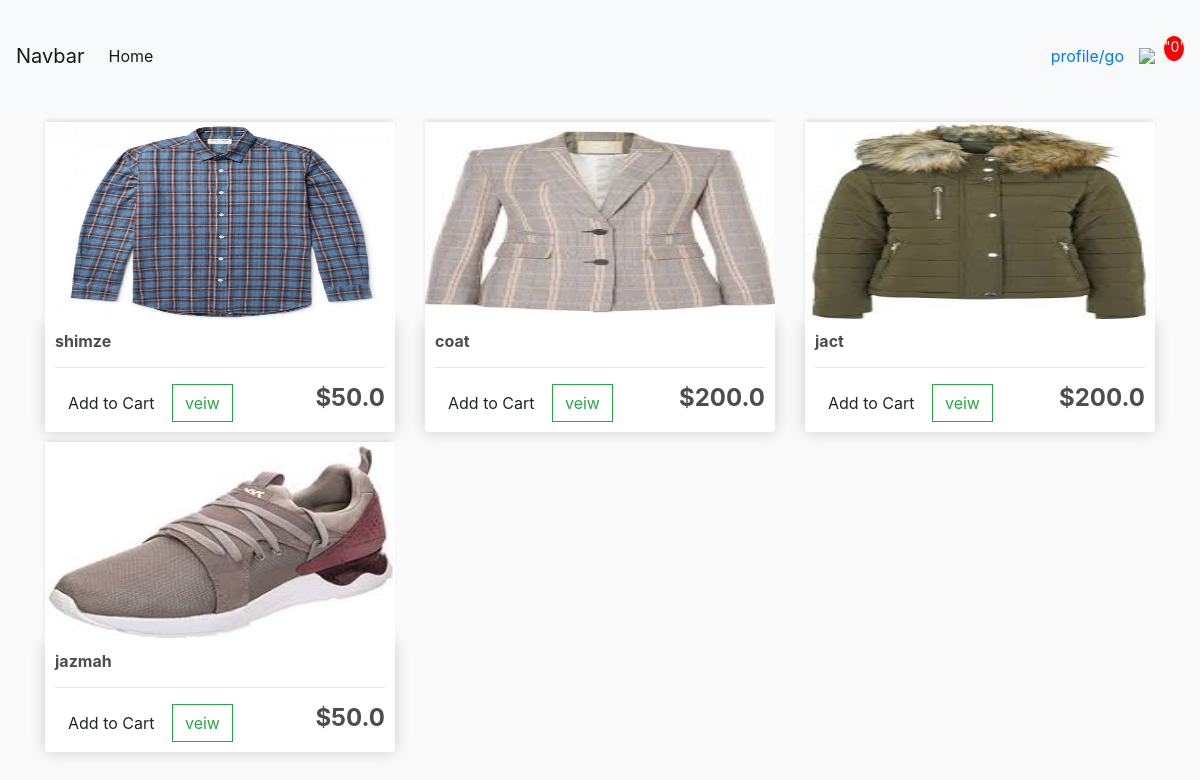
The page / (signed in) on the database its author committed.
### store/models.py (models this page shows, shortened)
class Product(models.Model):
	 name=models.CharField(max_length=200)
	 price =models.FloatField()
	 digital =models.BooleanField(default=False,blank=False)
	 image=models.ImageField(null=True,blank=True)

### store/views.py (the view)
# urls.py: path('', include('store.urls')),
@login_required
def store(request):
		 data=cartData(request)
		 cartItems=data['cartItems']
		 order=data['order']
		 items=data['items']
		 products=Product.objects.all()
		 context = {'products':products,'cartItems':cartItems}
		 return render(request, 'store/store.html', context)

### store/models.py (called while the page is built)
	 @property
	 def get_cart_item(self):
	 	orderitems=self.orderitem_set.all()
	 	total=sum([item.quantity for item in orderitems])
	 	return total

### store/utils.py (called while the page is built)
def cartData(request):
	if request.user.is_authenticated:
		ss=request.user
		customer,created=Customer.objects.get_or_create(user=ss)
		order,created=Order.objects.get_or_create(customer=customer,complete=False)
		items=order.orderitem_set.all()
		cartItems=order.get_cart_item
	else:
		 cookieData=cookieCart(request)
		 cartItems=cookieData['cartItems']
		 order=cookieData['order']
		 items=cookieData['items']
	return{'items':items,'order':order,'cartItems':cartItems}

### store/templates/store/store.html
{% extends 'store/main.html' %}
{% load static %}
{% block content %}
<div class="row">
   {% for  product in products %}
		 <div class="col-lg-4">
			<img class="thumbnail" src="{{product.image.url}}">
			<div class="box-element product">
				<h6><strong>{{product.name}}</strong></h6>
				 <hr>
			<button data-product="{{product.id}}"  data-action="add" class="btn outline-secondary add-btn update-cart">Add to Cart</button>
				<a class="btn btn-outline-success" href="#">veiw</a>
				<h4 style="display:inline-block; float:right"><strong>${{product.price}}</strong></h4>
			</div>
		</div>
	{% endfor %}
		  </div>
{% endblock content %}

### store/templates/store/main.html (shortened to what this page needs)
<!DOCTYPE html>
{% load static %}
<html>
<head>
       <link  rel="stylesheet" href="https://stackpath.bootstrapcdn.com/bootstrap/4.4.1/css/bootstrap.min.css"
>
	<link rel="stylesheet" type="text/css" href="{% static 'css/main.css' %}">
</head>
<body>
	<nav class="navbar navbar-expand-lg navbar-light bg-light">
	  <a class="navbar-brand" href="#">Navbar</a>
	  <div class="collapse navbar-collapse" id="navbarSupportedContent">
	    <ul class="navbar-nav mr-auto">
	      <li class="nav-item active">
	        <a class="nav-link" href="#">Home <span class="sr-only">(current)</span></a>
	      </li>
	  </ul>
	   {% if request.user.is_authenticated %}
	    <div class="form-inline my-2 my-lg-0">
             <a href="{% url 'accounts:profile'%}">profile/<a>
         {% else %}
	    <div class="form-inline my-2 my-lg-0">
          <a href="login"></a>
         {% endif %}
          <br><br><br><br>
          <a href="{% url 'cart' %}">go</a>
          <img  id="cart-icon" src="{% static 'images/cart.png' %}">
        </a>
       <p id="cart-total">"{{cartItems}}"</p>
	  </div>
	</nav>
     <div class="container">
            {% block content %}
            {% endblock content %}
         </div>
</body>
</html>

### static/css/main.css (style rules this page uses)
body { background-color: hsl(0, 0%, 98%); }
h1,h2,h3,h4,h5,h6 { color:hsl(0, 0%, 30%); }
.box-element { box-shadow:hsl(0, 0%, 80%) 0 0 16px; background-color: #fff; border-radius: 4px; padding: 10px; }
.thumbnail { width: 100%; height: 200px; -webkit-box-shadow: -1px -3px 5px -2px rgba(214,214,214,1); -moz-box-shadow: -1px -3px 5px -2px rgba(214,214,214,1); box-shadow: -1px -3px 5px -2px rgba(214,214,214,1); }
.product { border-radius: 0 0 4px 4px; }
#cart-icon { width:25px; display: inline-block; margin-left: 15px; }
#cart-total { display: block; text-align: center; color:#fff; background-color: red; width: 20px; height: 25px; border-radius: 50%; font-size: 14px; }
.col-lg-4, .col-lg-6, .col-lg-8, .col-lg-12 { margin-top: 10px; }
.btn { border-radius: 0; }

### rows shown on the page
Product: image (picture), name "shimze", price "50.0"
Product: image (picture), name "coat", price "200.0"
Product: image (picture), name "jact", price "200.0"
Product: image (picture), name "jazmah", price "50.0"

### other values the page prints
{{ cartItems }} "0"
